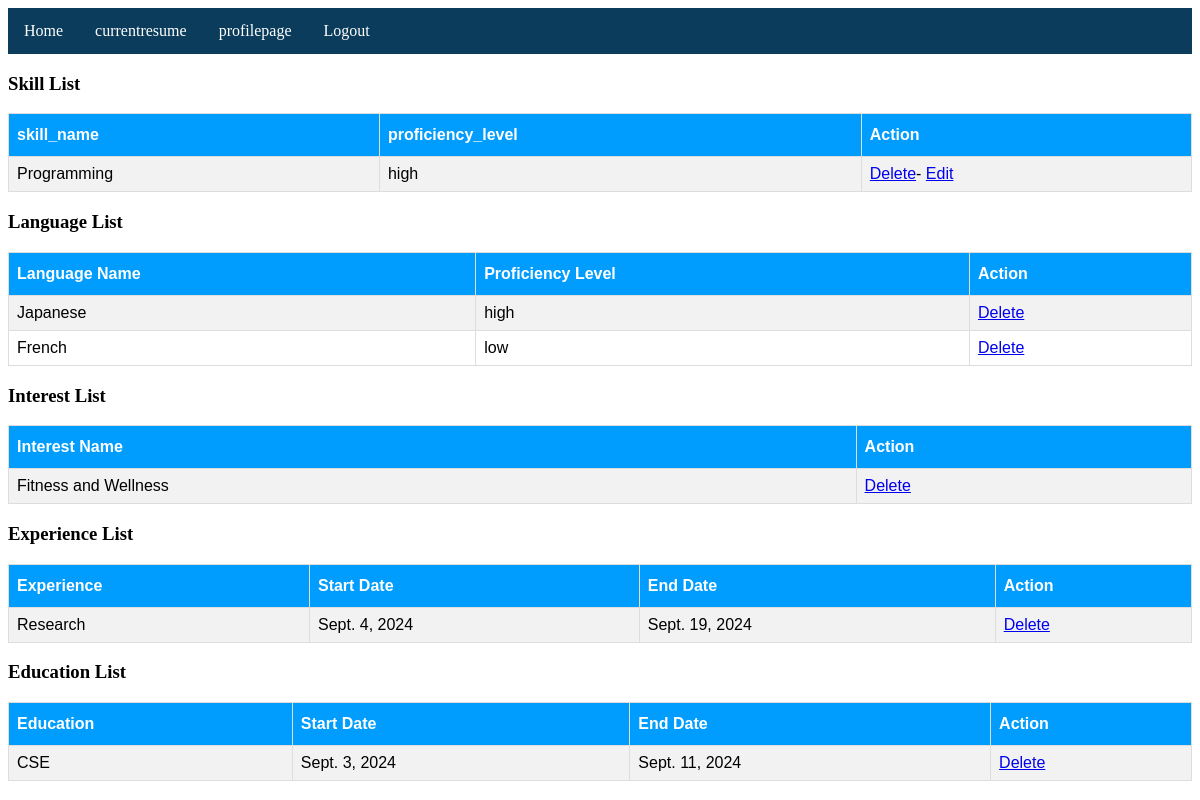
The app's page /skill_list/ (signed in) with its own data.
### myapp/models.py (models this page shows, shortened)
class Skills_Model(models.Model):
    proficiency=[
        ('high','High'),
        ('mideum','mideum'),
        ('low','Low')
    ]
    user=models.ForeignKey(Custom_user,null=True,on_delete=models.CASCADE)
    skill_name=models.CharField(max_length=100, null=True)
    proficiency_level=models.CharField(choices=proficiency,max_length=100, null=True)
    class Meta:
        unique_together=['user','skill_name']

class Language_Model(models.Model):
    proficiency=[
        ('high','High'),
        ('mideum','mideum'),
        ('low','Low')
    ]
    user=models.ForeignKey(Custom_user,null=True,on_delete=models.CASCADE)
    language_name=models.CharField(max_length=100, null=True)
    proficiency_level=models.CharField(choices=proficiency,max_length=100, null=True)

class Interest_Model(models.Model):
    user=models.ForeignKey(Custom_user,null=True,on_delete=models.CASCADE)
    title=models.CharField(max_length=100, null=True)

class Experience_Model(models.Model):
    user=models.ForeignKey(Custom_user,null=True,on_delete=models.CASCADE)
    title=models.CharField(max_length=100, null=True)
    start_date=models.DateField(max_length=100, null=True)
    end_date=models.DateField(max_length=100, null=True)

class Education_Model(models.Model):
    user=models.ForeignKey(Custom_user,null=True,on_delete=models.CASCADE)
    type=models.CharField(max_length=100, null=True)
    start_date=models.DateField(max_length=100, null=True)
    end_date=models.DateField(max_length=100, null=True)

### myproject/views.py (the view)
# urls.py: path('skill_list/', skill_list, name='skill_list'),
def skill_list(req):
    current_user=req.user
    myskill=Skills_Model.objects.filter(user=current_user)
    myedu=Education_Model.objects.filter(user=current_user)
    myexp=Experience_Model.objects.filter(user=current_user)
    myint=Interest_Model.objects.filter(user=current_user)
    mylang=Language_Model.objects.filter(user=current_user)
    return render(req, 'skill_list.html',{'myskill':myskill,'myedu':myedu,'myexp':myexp,'myint':myint,'mylang':mylang})

### template/skill_list.html (shortened to what this page needs)
{% extends 'base.html' %}
{% block body %}
<!DOCTYPE html>
<html>
<head>
</head>
<body>
<h3>Skill List</h3>
<table id="customers">
  <tr>
    <th>skill_name</th>
    <th>proficiency_level</th>
    <th>Action</th>
 </tr>
  {% for i in myskill %}
  <tr>
    <td>{{i.skill_name}}</td>
    <td>{{i.proficiency_level}}</td>
    <td>
       <a href="{% url 'sdeletepage' i.id %}">Delete</a>-
       <a href="{% url 'editSkill' i.id %}">Edit</a>
    </td>
  {% endfor %}
</table>
<h3>Language List</h3>
<table id="customers">
  <tr>
    <th>Language Name</th>
    <th>Proficiency Level</th>
    <th>Action</th>
 </tr>
  {% for i in mylang %}
  <tr>
    <td>{{i.language_name}}</td>
    <td>{{i.proficiency_level}}</td>
    <td>
       <a href="{% url 'ldeletepage' i.id %}">Delete</a>
    </td>
  {% endfor %}
</table>
<h3>Interest List</h3>
<table id="customers">
  <tr>
    <th>Interest Name</th>
    <th>Action</th>
 </tr>
  {% for i in myint %}
  <tr>
    <td>{{i.title}}</td>
    <td>
       <a href="{% url 'ideletepage' i.id %}">Delete</a>
    </td>
  {% endfor %}
</table>
<h3>Experience List</h3>
<table id="customers">
  <tr>
    <th>Experience</th>
    <th>Start Date</th>
    <th>End Date</th>
    <th>Action</th>
 </tr>
  {% for i in myexp %}
  <tr>
    <td>{{i.title}}</td>
    <td>{{i.start_date}}</td>
    <td>{{i.end_date}}</td>
    <td>
       <a href="{% url 'exdeletepage' i.id %}">Delete</a>
    </td>
  {% endfor %}
</table>
<h3>Education List</h3>
<table id="customers">
  <tr>
    <th>Education</th>
    <th>Start Date</th>
    <th>End Date</th>
    <th>Action</th>
 </tr>
  {% for i in myedu %}
  <tr>
    <td>{{i.type}}</td>
    <td>{{i.start_date}}</td>
    <td>{{i.end_date}}</td>
    <td>
       <a href="{% url 'edeletepage' i.id %}">Delete</a>
    </td>
  {% endfor %}
</table>
</body>
</html>
{% endblock body %}

### template/base.html (style rules this page uses)
body { background-color:white; }

### template/skill_list.html (style rules this page uses)
#customers { font-family: Arial, Helvetica, sans-serif; border-collapse: collapse; width: 100%; }
#customers td, #customers th { border: 1px solid #ddd; padding: 8px; }
#customers tr:nth-child(even) { background-color: #f2f2f2; }
#customers th { padding-top: 12px; padding-bottom: 12px; text-align: left; background-color: rgb(0, 157, 255); color: white; }

### records on screen
Skills_Model: skill_name "Programming", proficiency_level "high"
Language_Model: language_name "Japanese", proficiency_level "high"
Language_Model: language_name "French", proficiency_level "low"
Interest_Model: title "Fitness and Wellness"
Experience_Model: title "Research", start_date "Sept. 4, 2024", end_date "Sept. 19, 2024"
Education_Model: type "CSE", start_date "Sept. 3, 2024", end_date "Sept. 11, 2024"
